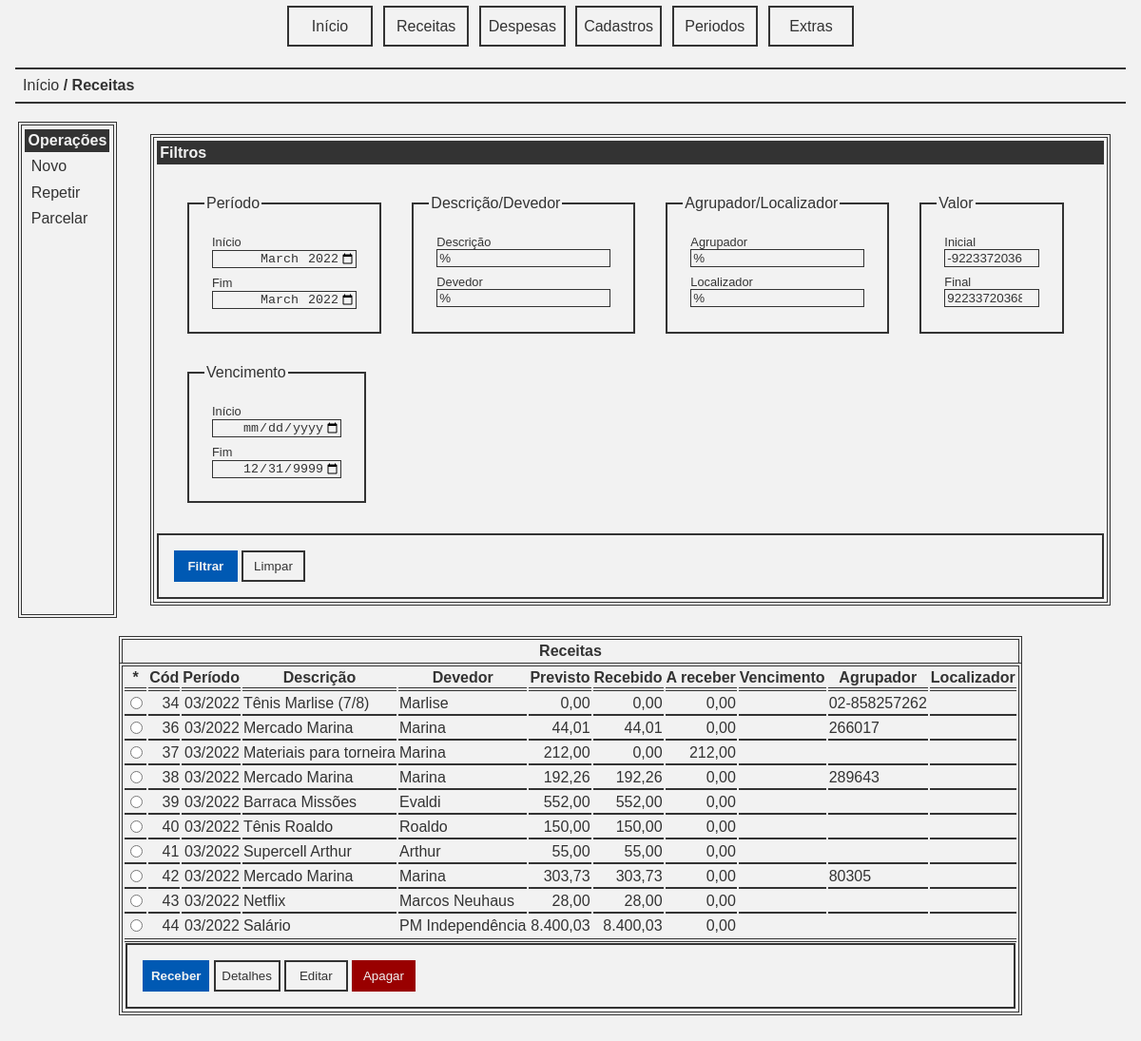
Screenshot of /receitas.php with the database file from the repository.
### tables this page shows
CREATE TABLE IF NOT EXISTS `receitas` (
  `cod` int(11) NOT NULL AUTO_INCREMENT,
  `periodo` int(11) NOT NULL,
  `descricao` varchar(255) NOT NULL,
  `devedor` varchar(255) NOT NULL,
  `valor` decimal(10,2) NOT NULL,
  `vencimento` date DEFAULT NULL,
  `agrupador` varchar(255) DEFAULT NULL,
  `localizador` varchar(255) DEFAULT NULL,
  PRIMARY KEY (`cod`)
);

### app/periodo.php (called while the page is built, shortened)
<?php
require_once '../app/receita.php';
function periodo2int(string $periodo): int {
    $dt = date_create_from_format('Y-m', $periodo);
    return (int) $dt->format('Ym');
}
function int2periodo(int $periodo): string {
    $dt = date_create_from_format('Ym', $periodo);
    return $dt->format('Y-m');
}
function format_periodo(string $periodo): string {
    $dt = date_create_from_format('Y-m', $periodo);
    return $dt->format('m/Y');
}

### app/receita.php (called while the page is built, shortened)
<?php
require_once 'periodo.php';
function receitas_listar(string $periodoInicial, string $periodoFinal, string $descricao, string $devedor, float $valorInicial, float $valorFinal, string $vencimentoInicial, string $vencimentoFinal, string $agrupador, string $localizador): array {
    $dbh = connect();
    $stmt = $dbh->prepare('SELECT * FROM receitas WHERE (periodo BETWEEN :periodoInicial AND :periodoFinal) AND (descricao LIKE :descricao) AND (valor BETWEEN :valorInicial AND :valorFinal) AND (devedor LIKE :devedor) AND (vencimento BETWEEN :vencimentoInicial AND :vencimentoFinal) AND (agrupador LIKE :agrupador) AND (localizador LIKE :localizador);');
    $data = [
        ':periodoInicial' => periodo2int($periodoInicial),
        ':periodoFinal' => periodo2int($periodoFinal),
        ':descricao' => $descricao,
        ':devedor' => $devedor,
        ':valorInicial' => $valorInicial,
        ':valorFinal' => $valorFinal,
        ':vencimentoInicial' => $vencimentoInicial,
        ':vencimentoFinal' => $vencimentoFinal,
        ':agrupador' => $agrupador,
        ':localizador' => $localizador
    ];
    if ($stmt->execute($data) === false) {
        trigger_error("Falha ao buscar as receitas.", E_USER_ERROR);
    }
    return $stmt->fetchAll();
}
function total_recebido(int $receita): float {
    $dbh = connect();
    $stmt = $dbh->prepare('SELECT SUM(valor) AS total FROM recebimentos WHERE receita = :receita;');
    $data = [
        ':receita' => $receita
    ];
    if ($stmt->execute($data) === false) {
        trigger_error("Falha ao buscar os recebimentos da receita [$receita].", E_USER_ERROR);
    }
    $data = $stmt->fetch();
    return round($data['total'], 2);
}

### app/valor.php (called while the page is built, shortened)
<?php
function currency(float $valor): string {
    $num = number_format($valor, 2, ',', '.');
    return $num;
}

### public/receitas.php (the view, shortened to what this page needs)
<?php
require '../tpl/pageh.php';
require_once '../app/receita.php';
require_once '../app/periodo.php';
require_once '../app/valor.php';
$periodoInicial = $_GET['periodoInicial'] ?? date('Y-m');
$periodoFinal = $_GET['periodoFinal'] ?? date('Y-m');
$descricao = $_GET['descricao'] ?? '%';
$devedor = $_GET['devedor'] ?? '%';
$valorInicial = $_GET['valorInicial'] ?? PHP_INT_MIN;
$valorFinal = $_GET['valorFinal'] ?? PHP_INT_MAX;
$agrupador = $_GET['agrupador'] ?? '%';
$localizador = $_GET['localizador'] ?? '%';
$vencimentoInicial = $_GET['vencimentoInicial'] ?? '0000-00-00';
$vencimentoFinal = $_GET['vencimentoFinal'] ?? '9999-12-31';
$receitas = receitas_listar($periodoInicial, $periodoFinal, $descricao, $devedor, $valorInicial, $valorFinal, $vencimentoInicial, $vencimentoFinal, $agrupador, $localizador);
?>
<nav class="breadcrumb">
    <a class="item" href="index.php">Início</a>
    <a class="item">Receitas</a>
</nav>
<div class="container" style="display: flex; flex-direction: row; justify-content: flex-start; align-items: stretch; align-content: stretch; gap: 1em; margin: 1em;">
    <aside class="menu">
        <header class="title">Operações</header>
        <a class="item" href="receita_adicionar.php">Novo</a>
        <a class="item" href="receita_repetir.php">Repetir</a>
        <a class="item" href="receita_parcelar.php">Parcelar</a>
    </aside>
    <aside style="flex-grow: 2;">
        <form method="GET" class="panel">
            <header class="title">Filtros</header>
            <div class="container" style="display: flex; flex-flow: row wrap;">
                <fieldset class="fields">
                    <legend>Período</legend>
                    <div class="field">
                        <label for="periodoInicial">Início</label>
                        <input type="month" id="periodoInicial" name="periodoInicial" value="<?= $periodoInicial; ?>">
                    </div>
                    <div class="field">
                        <label for="periodoFinal">Fim</label>
                        <input type="month" id="periodoFinal" name="periodoFinal" value="<?= $periodoFinal; ?>">
                    </div>
                </fieldset>
                <fieldset class="fields">
                    <legend>Descrição/Devedor</legend>
                    <div class="field">
                        <label for="descricao">Descrição</label>
                        <input type="search" id="descricao" name="descricao" value="<?= $descricao; ?>">
                    </div>
                    <div class="field">
                        <label for="devedor">Devedor</label>
                        <input type="search" id="devedor" name="devedor" value="<?= $devedor; ?>" autocomplete="off" list="devedores">
                    </div>
                </fieldset>
                <fieldset class="fields">
                    <legend>Agrupador/Localizador</legend>
                    <div class="field">
                        <label for="agrupador">Agrupador</label>
                        <input type="search" id="agrupador" name="agrupador" value="<?= $agrupador; ?>" autocomplete="off" list="agrupadores">
                    </div>
                    <div class="field">
                        <label for="localizador">Localizador</label>
                        <input type="search" id="localizador" name="localizador" value="<?= $localizador; ?>" autocomplete="off" list="localizadores">
                    </div>
                </fieldset>
                <fieldset class="fields">
                    <legend>Valor</legend>
                    <div class="field">
                        <label for="valorInicial">Inicial</label>
                        <input type="number" id="valorInicial" name="valorInicial" value="<?= $valorInicial; ?>" step="0.01" style="width: 7em">
                    </div>
                    <div class="field">
                        <label for="valorFinal">Final</label>
                        <input type="number" id="valorFinal" name="valorFinal" value="<?= $valorFinal; ?>" step="0.01" style="width: 7em">
                    </div>
                </fieldset>
                <fieldset class="fields">
                    <legend>Vencimento</legend>
                    <div class="field">
                        <label for="vencimentoInicial">Início</label>
                        <input type="date" id="vencimentoInicial" name="vencimentoInicial" value="<?= $vencimentoInicial; ?>" style="width: 10em">
                    </div>
                    <div class="field">
                        <label for="vencimentoFinal">Fim</label>
                        <input type="date" id="vencimentoFinal" name="vencimentoFinal" value="<?= $vencimentoFinal; ?>" style="width: 10em">
                    </div>
                </fieldset>
            </div>
            <footer class="buttons">
                <button class="button primary" type="submit">Filtrar</button>
                <button class="button" type="submit" formaction="receitas.php" formmethod="POST">Limpar</button>
            </footer>
        </form>
    </aside>
</div>
<div class="container" style="margin: 1em;">
    <table class="table" style="margin-left: auto; margin-right: auto;">
        <caption>Receitas</caption>
        <thead>
            <tr>
                <th>*</th>
                <th>Cód</th>
                <th>Período</th>
                <th>Descrição</th>
                <th>Devedor</th>
                <th>Previsto</th>
                <th>Recebido</th>
                <th>A receber</th>
                <th>Vencimento</th>
                <th>Agrupador</th>
                <th>Localizador</th>
            </tr>
        </thead>
        <tbody>
            <?php foreach ($receitas as $item): ?>
                <?php
                    $recebido = total_recebido($item['cod']);
                    $areceber = $item['valor'] - $recebido;
                ?>
                <tr>
                    <td>
                        <input type="radio" name="receita" form="processar_receita" value="<?=$item['cod'];?>">
                    </td>
                    <td style="text-align: right"><?= $item['cod']; ?></td>
                    <td style="text-align: right"><?= format_periodo(int2periodo($item['periodo'])); ?></td>
                    <td>
                        <a href="receita_detalhes.php?receita=<?= $item['cod']; ?>"><?= $item['descricao']; ?></a>
                    </td>
                    <td><?= $item['devedor']; ?></td>
                    <td style="text-align: right"><?= currency($item['valor']); ?></td>
                    <td style="text-align: right">
                        <?= currency($recebido);?>
                    </td>
                    <td style="text-align: right">
                        <a href="receber.php?receita=<?= $item['cod']; ?>"><?= currency($areceber);?></a>
                    </td>
                    <td style="text-align: right"><?= format_date($item['vencimento']); ?></td>
                    <td><?= $item['agrupador']; ?></td>
                    <td><?= $item['localizador']; ?></td>
                </tr>
            <?php endforeach; ?>
        </tbody>
        <tfoot>
            <tr>
                <td colspan="11">
                    <form id="processar_receita" class="buttons">
                        <button type="submit" class="button primary" formaction="receber.php" formmethod="GET">Receber</button>
                        <button type="submit" class="button" formaction="receita_detalhes.php" formmethod="GET">Detalhes</button>
                        <button type="submit" class="button" formaction="receita_editar.php" formmethod="GET">Editar</button>
                        <button type="submit" class="button error" formaction="receita_apagar.php" formmethod="GET">Apagar</button>
                    </form>
                </td>
            </tr>
        </tfoot>
    </table>
</div>
<?php require '../tpl/pagef.php'; ?>

### tpl/pageh.php (shortened to what this page needs)
<!DOCTYPE html>
<html>
    <head>
        <link rel="stylesheet" type="text/css" href="assets/css/basic.css">
    </head>
    <body>
        <nav class="navbar">
            <a class="item" href="index.php">Início</a>
            <a class="item" href="receitas.php">Receitas</a>
            <a class="item" href="despesas.php">Despesas</a>
            <a class="item" href="cadastros.php">Cadastros</a>
            <a class="item" href="periodos.php">Periodos</a>
            <a class="item" href="extras.php">Extras</a>
        </nav>

### tpl/pagef.php
<br>
<br>
<br>
<br>
<br>
<br>
<br>
    </body>
</html>

### public/assets/css/basic.css (style rules this page uses)
:root { --tc: #333333; --bgc: #f2f2f2; --dc: #0059b3; --dac: #0073e6; --ec: #990000; --eac: #b30000; --sc: #009900; --sac: #006600; --wc: #ff9900; --wac: #cc7a00; }
body { color: var(--tc); font-family: sans-serif; background-color: var(--bgc); padding: 0; margin: 0; }
a { text-decoration: none; color: var(--tc); font-style: normal; }
.item { font-style: normal; }
.navbar { background-color: var(--bgc); margin: 0; padding: 0.2em; text-align: center; }
.navbar > .item { color: var(--tc); line-height: 2em; border: solid 0.15em var(--tc); padding: 0.2em; margin: 0.2em; min-width: 5em; display: inline-block; text-align: center; }
.container { margin: 1em; padding: 0; border: none; }
.menu { border: double 0.25em var(--tc); padding: 0.2em; margin: 0.2em; }
.menu > .item { display: block; margin: 0.2em; padding: 0.2em; }
.panel { border: double 0.25em var(--tc); padding: 0.2em; margin: 1em; }
.title { font-weight: bold; background-color: var(--tc); color: var(--bgc); margin: 0; margin-bottom: 0.2em; padding: 0.2em; }
.breadcrumb { margin: 1em; font-style: italic; border-top: solid 0.15em var(--tc); border-bottom: solid 0.15em var(--tc); padding: 0.5em; }
.breadcrumb > .item::before { content: " / "; }
.breadcrumb > .item:first-child::before { content: ""; }
.breadcrumb > .item:last-child { font-weight: bold; }
.fields { border: solid 0.15em var(--tc); padding: 1em; margin: 1em; }
.field { display: block; margin: 0.5em; }
.field > label { display: block; font-size: 0.8em; }
.field > input { border: solid 0.1em var(--tc); background-color: transparent; color: var(--tc); }
.field > input[type=number], .field > input[type=date], .field > input[type=month] { text-align: right; }
.buttons { border: solid 0.15em var(--tc); padding: 1em; }
.button { background: transparent; border: solid 0.15em var(--tc); padding: 0.5em; min-width: 5em; color: var(--tc); }
.button.primary { background-color: var(--dc); border: solid 0.15em var(--dc); color: var(--bgc); font-weight: bold; }
.button.error { background-color: var(--ec); border: solid 0.15em var(--ec); color: var(--bgc); }
.table { border: double 0.25em var(--tc); margin: 0.2em; }
.table > tbody > tr > td { border-bottom: solid 0.15em var(--tc); }
.table > tbody > tr:last-child > td { border-bottom: none; }
.table > thead > tr > th, .table > tfoot > tr > th { font-weight: bold; }
.table > thead > tr > th, .table > thead > tr > td { border-bottom: double 0.25em var(--tc); }
.table > tfoot > tr > th, .table > tfoot > tr > td { border-top: double 0.25em var(--tc); }
.table > caption { border-top: double 0.25em var(--tc); border-left: double 0.25em var(--tc); border-right: double 0.25em var(--tc); font-weight: bold; padding: 0.2em; }

### rows the page displays
receitas: cod "34", periodo "03/2022", descricao "Tênis Marlise (7/8)", devedor "Marlise", valor "0,00", recebido "0,00", areceber "0,00", agrupador "02-858257262"
receitas: cod "36", periodo "03/2022", descricao "Mercado Marina", devedor "Marina", valor "44,01", recebido "44,01", areceber "0,00", agrupador "266017"
receitas: cod "37", periodo "03/2022", descricao "Materiais para torneira", devedor "Marina", valor "212,00", recebido "0,00", areceber "212,00"
receitas: cod "38", periodo "03/2022", descricao "Mercado Marina", devedor "Marina", valor "192,26", recebido "192,26", areceber "0,00", agrupador "289643"
receitas: cod "39", periodo "03/2022", descricao "Barraca Missões", devedor "Evaldi", valor "552,00", recebido "552,00", areceber "0,00"
receitas: cod "40", periodo "03/2022", descricao "Tênis Roaldo", devedor "Roaldo", valor "150,00", recebido "150,00", areceber "0,00"
receitas: cod "41", periodo "03/2022", descricao "Supercell Arthur", devedor "Arthur", valor "55,00", recebido "55,00", areceber "0,00"
receitas: cod "42", periodo "03/2022", descricao "Mercado Marina", devedor "Marina", valor "303,73", recebido "303,73", areceber "0,00", agrupador "80305"
receitas: cod "43", periodo "03/2022", descricao "Netflix", devedor "Marcos Neuhaus", valor "28,00", recebido "28,00", areceber "0,00"
receitas: cod "44", periodo "03/2022", descricao "Salário", devedor "PM Independência", valor "8.400,03", recebido "8.400,03", areceber "0,00"
